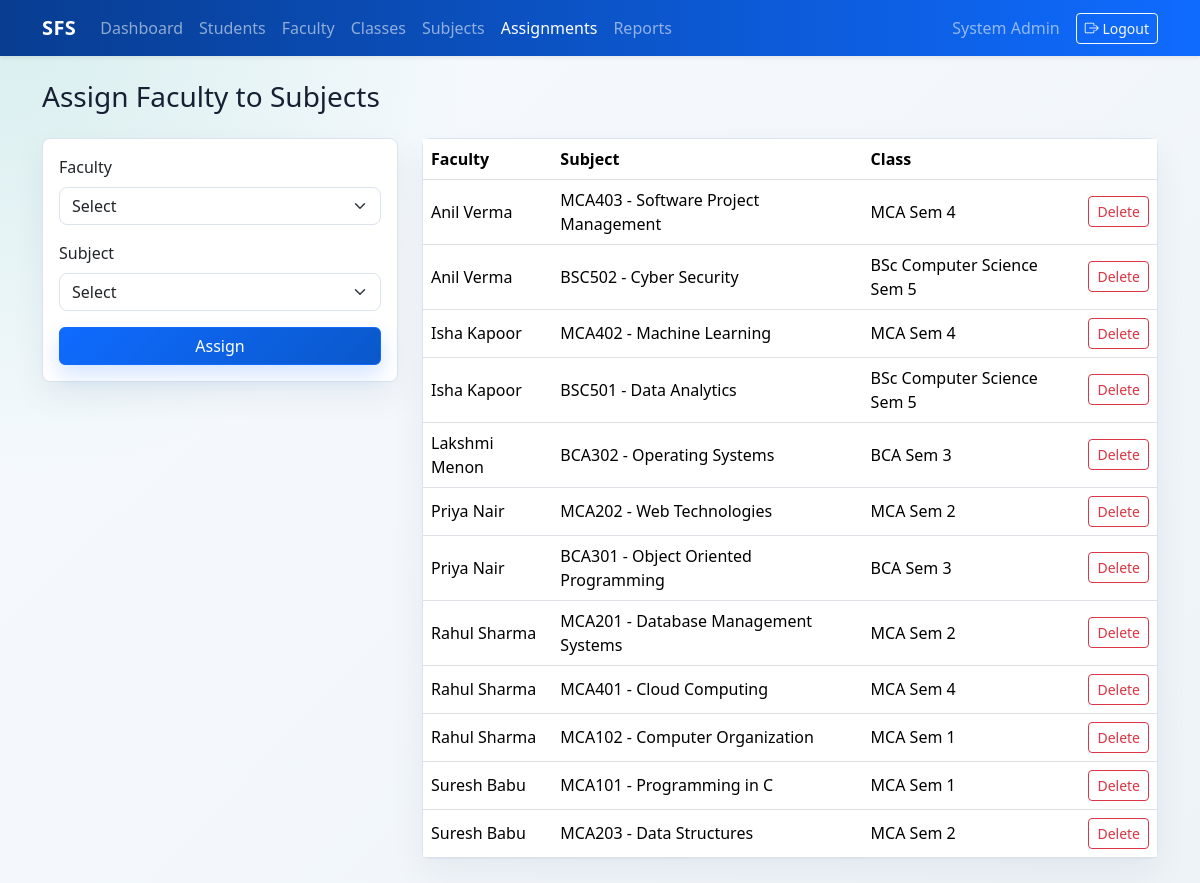
The app's page /admin/assignments.php (signed in) with its own data.
### tables this page shows
CREATE TABLE faculty_subjects (
    id INT UNSIGNED AUTO_INCREMENT PRIMARY KEY,
    faculty_id INT UNSIGNED NOT NULL,
    subject_id INT UNSIGNED NOT NULL,
    created_at TIMESTAMP DEFAULT CURRENT_TIMESTAMP,
    FOREIGN KEY (faculty_id) REFERENCES faculty(id) ON DELETE RESTRICT,
    FOREIGN KEY (subject_id) REFERENCES subjects(id) ON DELETE RESTRICT,
    UNIQUE KEY uq_faculty_subject (faculty_id, subject_id),
    INDEX idx_faculty_subjects_faculty (faculty_id),
    INDEX idx_faculty_subjects_subject (subject_id)
);

CREATE TABLE faculty (
    id INT UNSIGNED AUTO_INCREMENT PRIMARY KEY,
    user_id INT UNSIGNED NOT NULL UNIQUE,
    employee_no VARCHAR(40) NOT NULL UNIQUE,
    full_name VARCHAR(120) NOT NULL,
    department VARCHAR(120),
    phone VARCHAR(20),
    created_at TIMESTAMP DEFAULT CURRENT_TIMESTAMP,
    FOREIGN KEY (user_id) REFERENCES users(id) ON DELETE CASCADE,
    INDEX idx_faculty_department (department)
);

CREATE TABLE subjects (
    id INT UNSIGNED AUTO_INCREMENT PRIMARY KEY,
    class_id INT UNSIGNED NOT NULL,
    subject_code VARCHAR(40) NOT NULL UNIQUE,
    subject_name VARCHAR(140) NOT NULL,
    created_at TIMESTAMP DEFAULT CURRENT_TIMESTAMP,
    FOREIGN KEY (class_id) REFERENCES classes(id) ON DELETE RESTRICT,
    INDEX idx_subjects_class (class_id)
);

CREATE TABLE classes (
    id INT UNSIGNED AUTO_INCREMENT PRIMARY KEY,
    class_name VARCHAR(100) NOT NULL,
    semester TINYINT UNSIGNED NOT NULL,
    academic_year VARCHAR(20) NOT NULL,
    created_at TIMESTAMP DEFAULT CURRENT_TIMESTAMP,
    UNIQUE KEY uq_class_sem_year (class_name, semester, academic_year),
    INDEX idx_classes_semester (semester),
    CHECK (semester BETWEEN 1 AND 10)
);

### includes/functions.php (called while the page is built, shortened)
<?php
function e(?string $value): string
{
    return htmlspecialchars((string) $value, ENT_QUOTES, 'UTF-8');
}
function current_user(): ?array
{
    return $_SESSION['user'] ?? null;
}
function active_class(string $needle): string
{
    return strpos($_SERVER['SCRIPT_NAME'], $needle) !== false ? 'active' : '';
}

### admin/assignments.php (the view, shortened to what this page needs)
<?php
require_once __DIR__ . '/../includes/auth.php';
$assignments = $pdo->query('SELECT fs.id, f.full_name, s.subject_code, s.subject_name, c.class_name, c.semester FROM faculty_subjects fs JOIN faculty f ON f.id = fs.faculty_id JOIN subjects s ON s.id = fs.subject_id JOIN classes c ON c.id = s.class_id ORDER BY f.full_name')->fetchAll();
require_once __DIR__ . '/../includes/header.php';
?>
<h1 class="h3 mb-4">Assign Faculty to Subjects</h1>
<div class="row g-4">
    <div class="col-lg-4"><div class="card"><div class="card-body">
        <form method="post"><?= csrf_field() ?>
            <div class="mb-3"><label class="form-label">Faculty</label><select class="form-select" name="faculty_id" required><option value="">Select</option></select></div>
            <div class="mb-3"><label class="form-label">Subject</label><select class="form-select" name="subject_id" required><option value="">Select</option></select></div>
            <button class="btn btn-primary w-100">Assign</button>
        </form>
    </div></div></div>
    <div class="col-lg-8"><div class="card"><div class="table-responsive"><table class="table mb-0"><thead><tr><th>Faculty</th><th>Subject</th><th>Class</th><th></th></tr></thead><tbody>
        <?php foreach ($assignments as $a): ?><tr><td><?= e($a['full_name']) ?></td><td><?= e($a['subject_code'] . ' - ' . $a['subject_name']) ?></td><td><?= e($a['class_name'] . ' Sem ' . $a['semester']) ?></td><td class="text-end"><form method="post" data-confirm="Delete this assignment?"><?= csrf_field() ?><input type="hidden" name="action" value="delete"><input type="hidden" name="id" value="<?= $a['id'] ?>"><button class="btn btn-sm btn-outline-danger">Delete</button></form></td></tr><?php endforeach; ?>
    </tbody></table></div></div></div>
</div>
<?php require_once __DIR__ . '/../includes/footer.php'; ?>

### includes/header.php (shortened to what this page needs)
<?php $user = current_user(); ?>
<!doctype html>
<html lang="en">
<head>
    <link href="https://cdn.jsdelivr.net/npm/bootstrap@5.3.3/dist/css/bootstrap.min.css" rel="stylesheet">
    <link href="https://cdn.jsdelivr.net/npm/bootstrap-icons@1.11.3/font/bootstrap-icons.min.css" rel="stylesheet">
    <link href="<?= BASE_URL ?>/assets/css/style.css" rel="stylesheet">
</head>
<body>
<?php if ($user): ?>
<nav class="navbar navbar-expand-lg navbar-dark bg-primary shadow-sm">
    <div class="container">
        <a class="navbar-brand fw-semibold" href="<?= BASE_URL ?>/index.php">SFS</a>
        <div class="collapse navbar-collapse" id="mainNav">
            <ul class="navbar-nav me-auto mb-2 mb-lg-0">
                <?php if ($user['role'] === 'admin'): ?>
                    <li class="nav-item"><a class="nav-link <?= active_class('/admin/dashboard') ?>" href="<?= BASE_URL ?>/admin/dashboard.php">Dashboard</a></li>
                    <li class="nav-item"><a class="nav-link <?= active_class('/admin/students') ?>" href="<?= BASE_URL ?>/admin/students.php">Students</a></li>
                    <li class="nav-item"><a class="nav-link <?= active_class('/admin/faculty') ?>" href="<?= BASE_URL ?>/admin/faculty.php">Faculty</a></li>
                    <li class="nav-item"><a class="nav-link <?= active_class('/admin/classes') ?>" href="<?= BASE_URL ?>/admin/classes.php">Classes</a></li>
                    <li class="nav-item"><a class="nav-link <?= active_class('/admin/subjects') ?>" href="<?= BASE_URL ?>/admin/subjects.php">Subjects</a></li>
                    <li class="nav-item"><a class="nav-link <?= active_class('/admin/assignments') ?>" href="<?= BASE_URL ?>/admin/assignments.php">Assignments</a></li>
                    <li class="nav-item"><a class="nav-link <?= active_class('/admin/reports') ?>" href="<?= BASE_URL ?>/admin/reports.php">Reports</a></li>
                <?php elseif ($user['role'] === 'student'): ?>
                    <li class="nav-item"><a class="nav-link <?= active_class('/student/dashboard') ?>" href="<?= BASE_URL ?>/student/dashboard.php">Dashboard</a></li>
                    <li class="nav-item"><a class="nav-link <?= active_class('/student/feedback') ?>" href="<?= BASE_URL ?>/student/feedback.php">Feedback</a></li>
                <?php elseif ($user['role'] === 'faculty'): ?>
                    <li class="nav-item"><a class="nav-link <?= active_class('/faculty/dashboard') ?>" href="<?= BASE_URL ?>/faculty/dashboard.php">Dashboard</a></li>
                <?php endif; ?>
            </ul>
            <span class="navbar-text me-3"><?= e($user['name']) ?></span>
            <a class="btn btn-outline-light btn-sm" href="<?= BASE_URL ?>/logout.php"><i class="bi bi-box-arrow-right"></i> Logout</a>
        </div>
    </div>
</nav>
<?php endif; ?>
<main class="container py-4">

### includes/footer.php (shortened to what this page needs)
</main>
</body>
</html>

### assets/css/style.css (style rules this page uses)
:root { --sfs-bg: #eef3f8; --sfs-border: #dbe3ef; --sfs-primary: #0f6bff; --sfs-primary-dark: #083d91; --sfs-accent: #16a085; --sfs-ink: #172033; --sfs-muted: #667085; }
body { background: radial-gradient(circle at top left, rgba(22, 160, 133, .14), transparent 30rem), linear-gradient(135deg, #f7fbff 0%, var(--sfs-bg) 100%); color: var(--sfs-ink); min-height: 100vh; }
.navbar.bg-primary { background: linear-gradient(90deg, var(--sfs-primary-dark), var(--sfs-primary)) !important; }
.navbar-brand { letter-spacing: .4px; }
.btn-primary { background: linear-gradient(135deg, var(--sfs-primary), #0a58ca); border-color: var(--sfs-primary); box-shadow: 0 10px 22px rgba(15, 107, 255, .18); }
.card { border: 1px solid var(--sfs-border); border-radius: 8px; box-shadow: 0 14px 35px rgba(23, 32, 51, .06); }
.table td, .table th { vertical-align: middle; }
.form-control, .form-select { border-color: var(--sfs-border); border-radius: 8px; }

### records on screen
faculty_subjects: faculty.full_name "Anil Verma", subject.subject_name "MCA403 - Software Project Management", classes.class_name+semester "MCA Sem 4"
faculty_subjects: faculty.full_name "Anil Verma", subject.subject_name "BSC502 - Cyber Security", classes.class_name+semester "BSc Computer Science Sem 5"
faculty_subjects: faculty.full_name "Isha Kapoor", subject.subject_name "MCA402 - Machine Learning", classes.class_name+semester "MCA Sem 4"
faculty_subjects: faculty.full_name "Isha Kapoor", subject.subject_name "BSC501 - Data Analytics", classes.class_name+semester "BSc Computer Science Sem 5"
faculty_subjects: faculty.full_name "Lakshmi Menon", subject.subject_name "BCA302 - Operating Systems", classes.class_name+semester "BCA Sem 3"
faculty_subjects: faculty.full_name "Priya Nair", subject.subject_name "MCA202 - Web Technologies", classes.class_name+semester "MCA Sem 2"
faculty_subjects: faculty.full_name "Priya Nair", subject.subject_name "BCA301 - Object Oriented Programming", classes.class_name+semester "BCA Sem 3"
faculty_subjects: faculty.full_name "Rahul Sharma", subject.subject_name "MCA201 - Database Management Systems", classes.class_name+semester "MCA Sem 2"
faculty_subjects: faculty.full_name "Rahul Sharma", subject.subject_name "MCA401 - Cloud Computing", classes.class_name+semester "MCA Sem 4"
faculty_subjects: faculty.full_name "Rahul Sharma", subject.subject_name "MCA102 - Computer Organization", classes.class_name+semester "MCA Sem 1"
faculty_subjects: faculty.full_name "Suresh Babu", subject.subject_name "MCA101 - Programming in C", classes.class_name+semester "MCA Sem 1"
faculty_subjects: faculty.full_name "Suresh Babu", subject.subject_name "MCA203 - Data Structures", classes.class_name+semester "MCA Sem 2"

### other values on screen
$user['name'] "System Admin"
